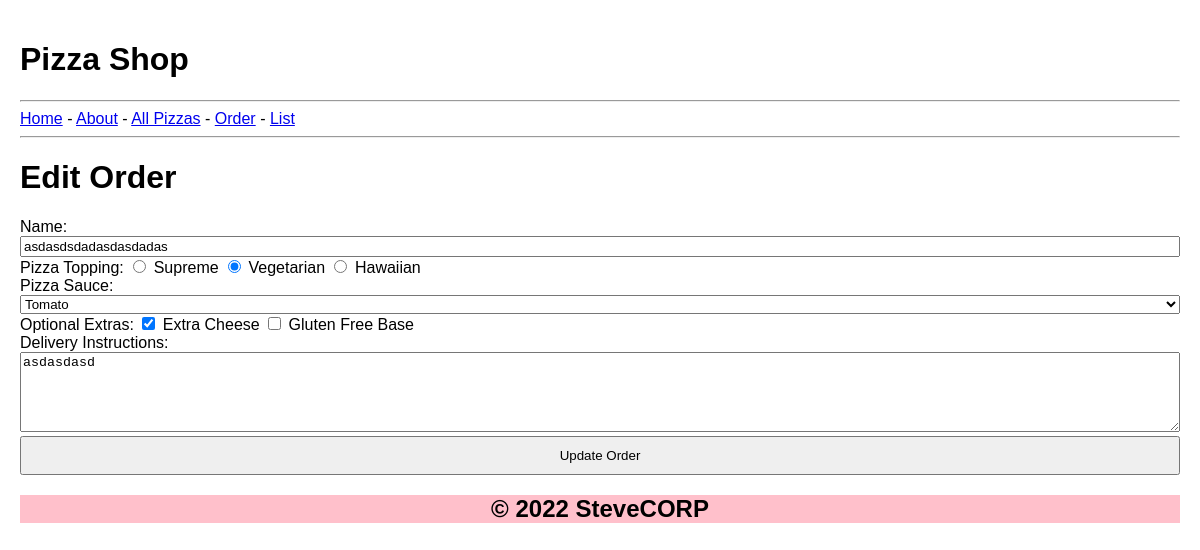
Screenshot of /edit_order/1 with the database file from the repository.
### tables this page shows
CREATE TABLE Orders (id INTEGER PRIMARY KEY AUTOINCREMENT, name TEXT NOT NULL, topping TEXT NOT NULL, sauce TEXT NOT NULL, extras TEXT, instructions TEXT, update_time TEXT NOT NULL);

### main.py (the view)
@app.route('/edit_order/<int:id>')
def edit_order(id):
    db = get_db()
    cursor = db.execute("SELECT * FROM Orders WHERE id = ?", (id,))
    order = cursor.fetchone()
    db.close()
    if order is None:
        abort(404)
    return render_template('edit_order.html', order=order)

### templates/edit_order.html (shortened to what this page needs)
{% extends 'layout.html' %}
{% block content %}
<head>
</head>
<body>
    <h1>Edit Order</h1>
    <form action="{{ url_for('update_order', id=order.id) }}" method="post">
        <label for="name">Name:</label>
        <input type="text" id="name" name="name" value="{{ order.name }}" required><br>
        <label>Pizza Topping:</label>
        <input type="radio" id="supreme" name="topping" value="Supreme" {% if order.topping == 'Supreme' %}checked{% endif %}>
        <label for="supreme">Supreme</label>
        <input type="radio" id="vegetarian" name="topping" value="Vegetarian" {% if order.topping == 'Vegetarian' %}checked{% endif %}>
        <label for="vegetarian">Vegetarian</label>
        <input type="radio" id="hawaiian" name="topping" value="Hawaiian" {% if order.topping == 'Hawaiian' %}checked{% endif %}>
        <label for="hawaiian">Hawaiian</label><br>
        <label for="sauce">Pizza Sauce:</label>
        <select id="sauce" name="sauce">
            <option value="Tomato" {% if order.sauce == 'Tomato' %}selected{% endif %}>Tomato</option>
        </select><br>
        <label>Optional Extras:</label>
        <input type="checkbox" id="extra_cheese" name="extras" value="Extra Cheese" {% if 'Extra Cheese' in order.extras.split(',') %}checked{% endif %}>
        <label for="extra_cheese">Extra Cheese</label>
        <input type="checkbox" id="gluten_free" name="extras" value="Gluten Free Base" {% if 'Gluten Free Base' in order.extras.split(',') %}checked{% endif %}>
        <label for="gluten_free">Gluten Free Base</label><br>
        <label for="instructions">Delivery Instructions:</label>
        <textarea id="instructions" name="instructions" rows="4" cols="40">{{ order.instructions }}</textarea><br>
        <input type="submit" value="Update Order">
    </form>
</body>
{% endblock %}

### static/style.css (style rules this page uses)
body { font-family: Arial, sans-serif; padding: 20px; margin: auto; }
input[type="text"], select, textarea { width: 100%; box-sizing: border-box; }
textarea { height: 80px; }
input[type="submit"] { width: 100%; padding: 10px; }

### rows the page displays
Orders: name "asdasdsdadasdasdadas", topping "☐ Supreme", topping "☑ Vegetarian", topping "☐ Hawaiian", sauce "Tomato", extras "☑", instructions "asdasdasd"
